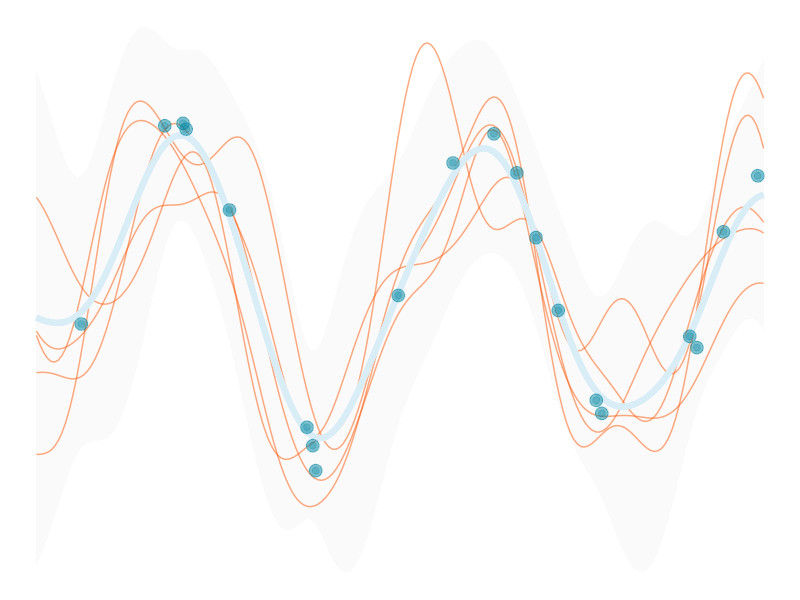
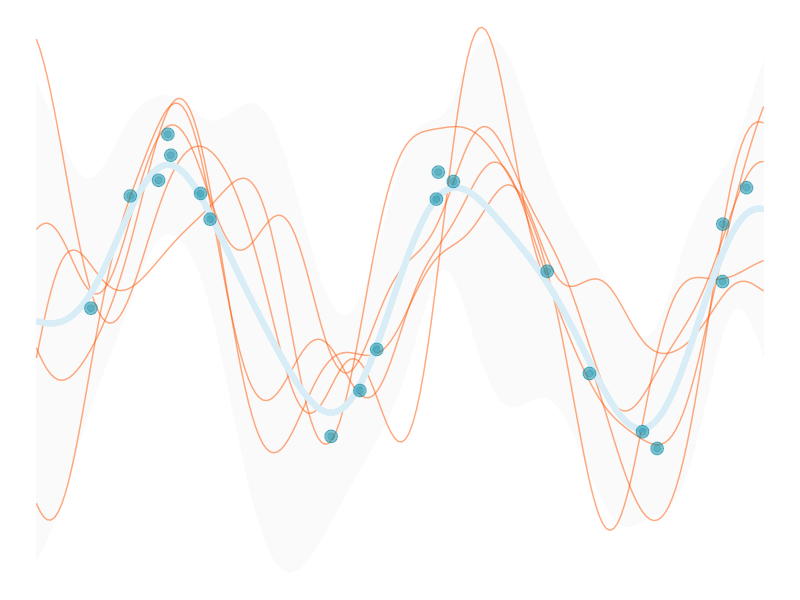
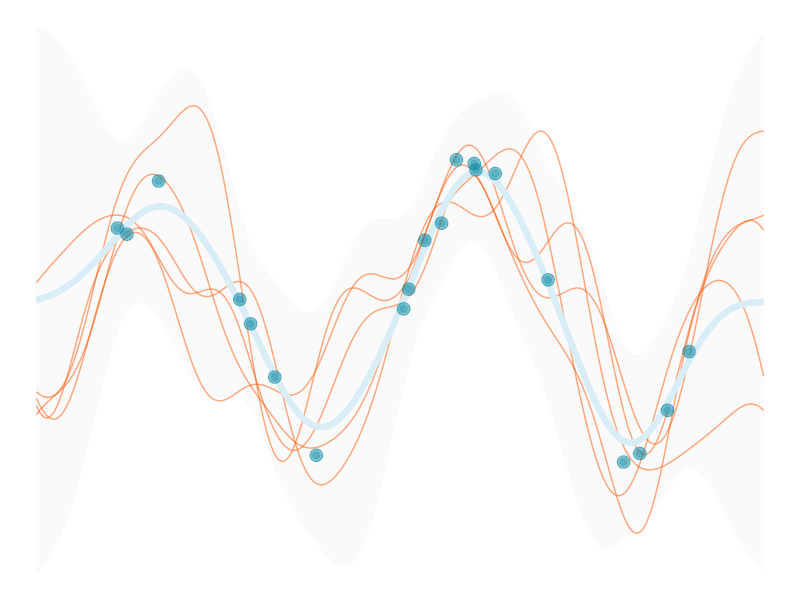
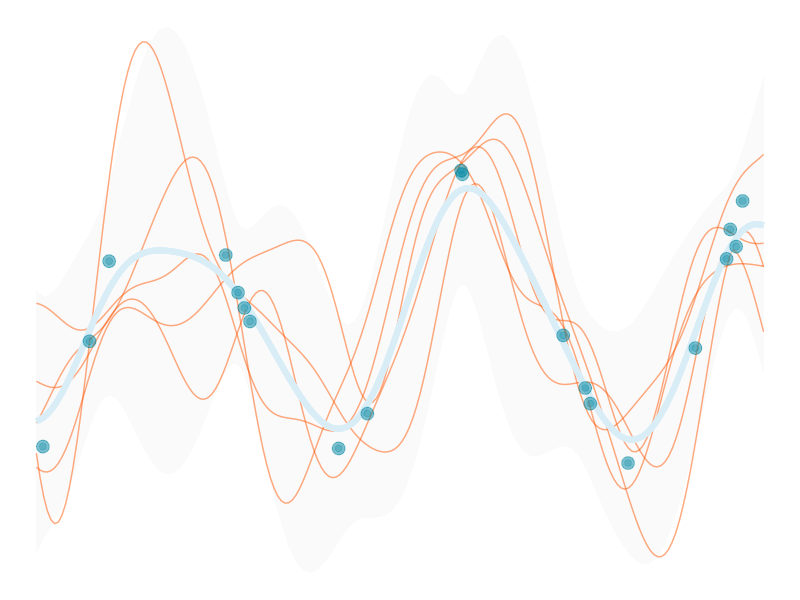
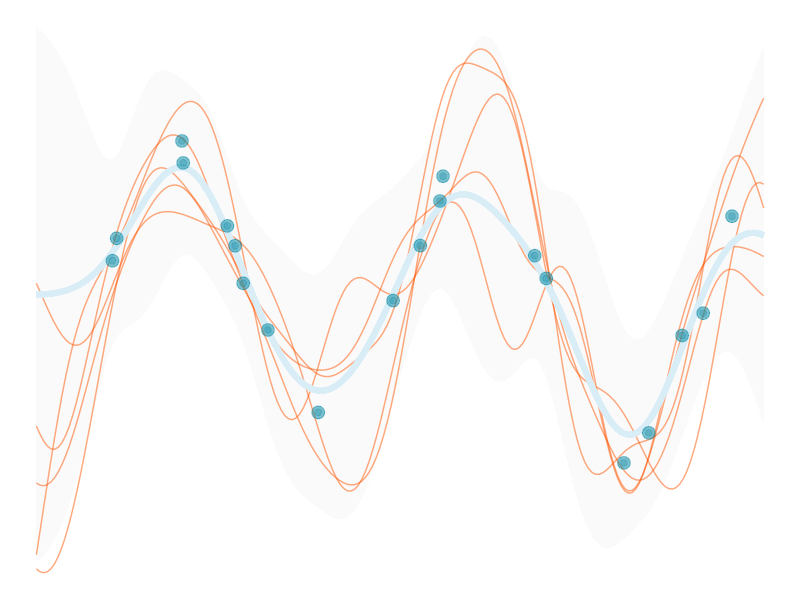
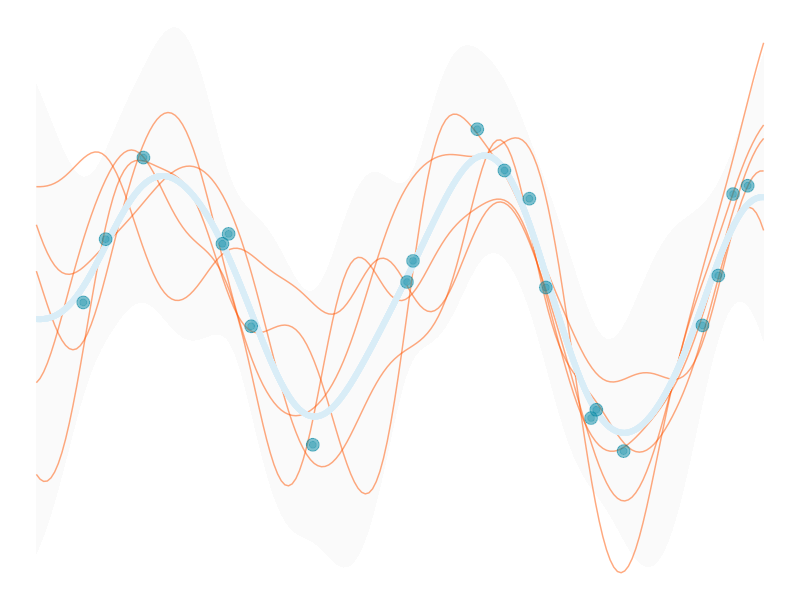
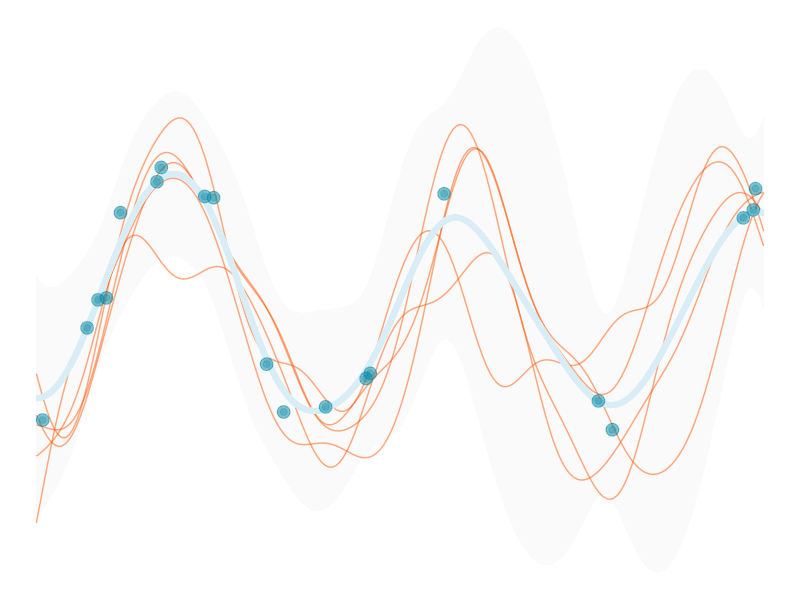
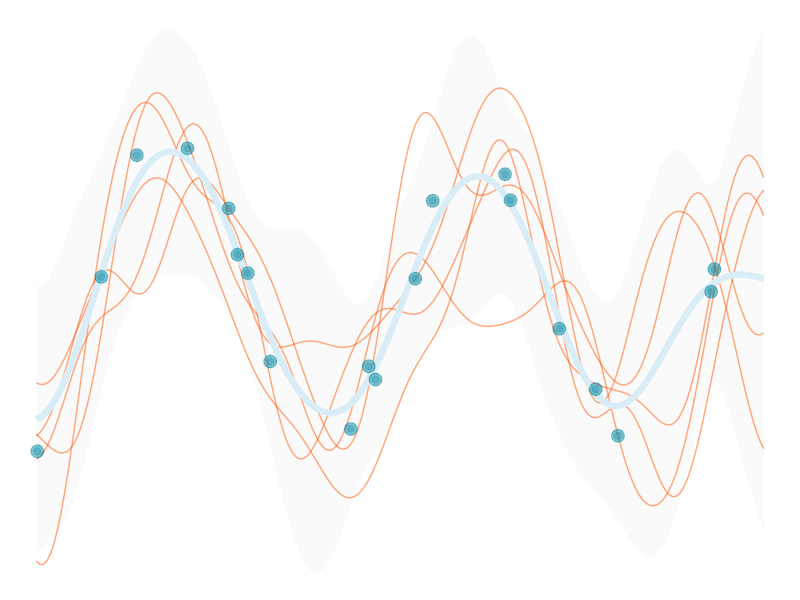

Reproduce these figures in R, in order.
library(tidyverse)
library(glue)

gp_mu <- function(x) {
    map_dbl(x, function(x) x = 0)
}

gp_K <- function(
    x,
    y = NULL,
    l = 1,
    sigma_f = 1,
    sigma_n = .5
    ) {
    
    if(!is.null(y)){
        sigma_f * exp( -(1/(2 * l^2)) * as.matrix(dist(x, upper = TRUE, diag = TRUE) ^ 2) ) +
        sigma_n*diag(length(x))
    }
    else{
        sigma_f * exp( -(1/(2 * l^2)) * as.matrix(dist(x, upper = TRUE, diag = TRUE) ^ 2) )
    }
}


generate_gp <- function(
    n_train = 20,
    y_sd = .1,
    seed = 123
) {
  set.seed(seed)
  
  X_train = 15 * (runif(n_train) - .5)
  n_train = length(X_train)
  
  # kept sine function for comparison to noise free result
  y_train = sin(X_train) + rnorm(n = n_train, sd = y_sd)
  
  X_test = seq(-7.5, 7.5, length = 200)
  n_test = length(X_test)
  
  data = list(
    X_train = X_train,
    y_train = y_train,
    X_test = X_test
  )
}


plot_gp = function(
    X_train, 
    y_train, 
    X_test, 
    n_prior = 5,
    n_post_pred = 5,
    l = 1, 
    sigma_f = 1, 
    sigma_n = .25, 
    k_eps = 1e-8
) {
    n_train = length(X_train)
    n_test = length(X_test)

    Ky = gp_K(
        x = X_train,
        y = y_train,
        l = l,
        sigma_f = sigma_f,
        sigma_n = sigma_n
    )

    # initial matrix
    K_ = gp_K(
        c(X_train, X_test),
        l = l,
        sigma_f = sigma_f,
        sigma_n = sigma_n
    )

    Kstar  = K_[1:n_train, (n_train+1):ncol(K_)]                    # dim = N x N*
    tKstar = t(Kstar)                                               # dim = N* x N
    Kstarstar = K_[(n_train+1):nrow(K_), (n_train+1):ncol(K_)] +    # dim = N* x N*
    k_eps*diag(n_test)      # the k_eps part is for positive definiteness

    Kyinv = solve(Ky)

    post_mu = gp_mu(X_test) + tKstar %*% Kyinv %*% (y_train - gp_mu(X_train))
    post_K  = Kstarstar - tKstar %*% Kyinv %*% Kstar
    s2 = diag(post_K)

    y_pp = data.frame(t(MASS::mvrnorm(n_post_pred, mu = post_mu, Sigma = post_K)))

    pp_data = data.frame(
        x = X_test,
        y = y_pp,
        fmean = post_mu, 
        se_lower = post_mu - 2 * sqrt(s2),
        se_upper = post_mu + 2 * sqrt(s2)
    ) %>% 
    pivot_longer(starts_with('y'), names_to = 'variable')

    gdat = data.frame(
        x = X_test,
        y = y_pp,
        fmean = post_mu,
        se_lower = post_mu - 2 * sqrt(s2),
        se_upper = post_mu + 2 * sqrt(s2)
        ) %>%
        gather(
            key = variable,
            value = value,
            -x,
            -fmean,
            -se_lower,
            -se_upper
        )

    ggplot(aes(x = x, y = value), data = gdat) +
        geom_ribbon(aes(ymin = se_lower, ymax = se_upper, group = variable),
                    fill = 'gray98') +
        geom_line(aes(group = variable), color = '#FF550080') +
        geom_line(aes(group = variable, y = fmean),
                    color = '#d9edf7',
                    size = 2) +
        geom_point(
            aes(x = X_train, y = y_train),
            size = 4,
            color = '#0085a1',
            alpha = .5,
            data = data.frame(X_train, y_train)
        ) +
        geom_point(
            aes(x = X_train, y = y_train),
            size = 2,
            color = '#0085a1',
            alpha = .25,
            data = data.frame(X_train, y_train)
        ) +
        theme_void()
}


walk(
    1:12,
    \(x) {
        data = generate_gp(seed = x)
        X_train = data$X_train
        y_train = data$y_train
        X_test = data$X_test


        plot_gp(X_train, y_train, X_test)
        ggsave(glue('img/chapter_gp_plots/gp_plot_{x}.svg'), width = 8, height = 6, dpi = 300)
    }
)
